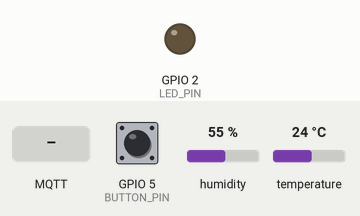
Simulated run of this program. Board: ESP32. Shown: output pins drawn as LEDs (lit = HIGH). The test bench sets the inputs (shaded band); at power-on: GPIO 5 (BUTTON_PIN) HIGH, humidity 55 %, temperature 24 °C. WiFi joins after 1.5 s; servers stay silent unless stated; no MQTT or app messages arrive unless stated; what the program prints to the serial monitor is not drawn.

Above: at 3.2 s.
3.3 s: MQTT message "ON" arrives on the first subscribed topic
At 4.7 s:
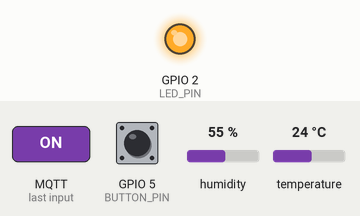
6.4 s: MQTT message "OFF" arrives on the first subscribed topic
At 7.1 s:
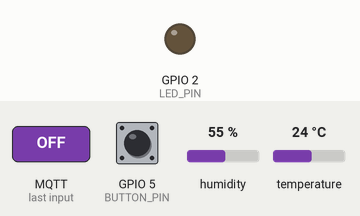
Timing chart, 0 to 9.4 s (numbered marks = the images above; inputs shaded):
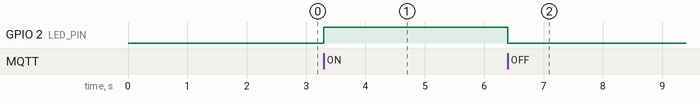

The program:

main.cpp
```cpp
#include <WiFi.h>
#include <PubSubClient.h>
#include <DHTesp.h>

// --- Configurações Wi-Fi ---
const char* ssid = "SSID";      // Substitua pelo SSID da sua rede Wi-Fi
const char* password = "WIFI_PASSWORD"; // Substitua pela senha da sua rede Wi-Fi

// --- Configurações MQTT ---
const char* mqtt_server = "BROCKER_MQTT"; // Substitua pelo endereço do broker MQTT
const char* device_id = "esp32_01";            // Identificador único do dispositivo
const char* topic_sensor = "boards/esp32_01/sensor";
const char* topic_button = "boards/esp32_01/button";
const char* topic_led = "boards/esp32_01/led";

// --- Configuração do DHT11 ---
#define DHTPIN 4         // Pino conectado ao DHT11
DHTesp dht;

// --- Configurações LED e Botão ---
#define LED_PIN 2        // Pino do LED (D2 no ESP32)
#define BUTTON_PIN 5     // Pino do botão
bool button_last_state = LOW;

// --- Instâncias ---
WiFiClient espClient;
PubSubClient client(espClient);

// --- Prototipação ---
void connectWiFi();
void connectMQTT();
void sendSensorData();
void sendButtonState();
void callback(char* topic, byte* message, unsigned int length);

// --- Funções ---
void connectWiFi() {
  Serial.print("Conectando ao Wi-Fi...");
  WiFi.begin(ssid, password);
  while (WiFi.status() != WL_CONNECTED) {
    delay(1000);
    Serial.print(".");
  }
  Serial.println("\nWi-Fi conectado.");
}

void connectMQTT() {
  while (!client.connected()) {
    Serial.print("Conectando ao broker MQTT...");
    if (client.connect(device_id)) {
      Serial.println("Conectado.");
      // Inscreve-se no tópico do LED
      client.subscribe(topic_led);
    } else {
      Serial.print("Falha, rc=");
      Serial.print(client.state());
      Serial.println(" Tentando novamente em 5 segundos...");
      delay(5000);
    }
  }
}

void sendSensorData() {
  static unsigned long last_time = 0;
  const unsigned long interval = 5000; // Envia dados a cada 5 segundos

  if (millis() - last_time > interval) {
    last_time = millis();

    // Lê temperatura e umidade do sensor
    TempAndHumidity data = dht.getTempAndHumidity();

    // Verifica se a leitura foi bem-sucedida
    if (dht.getStatus() != 0) {
      Serial.println("Erro ao ler o sensor DHT11: " + String(dht.getStatusString()));
      return;
    }

    float temperature = data.temperature;
    float humidity = data.humidity;

    // Exibe os dados no Monitor Serial
    Serial.print("Temperatura: ");
    Serial.print(temperature, 1);
    Serial.println(" °C");

    Serial.print("Umidade: ");
    Serial.print(humidity, 1);
    Serial.println(" %");

    // Constrói o payload JSON e publica no MQTT
    String payload = String("{\"temperature\":") + temperature + ",\"humidity\":" + humidity + "}";
    client.publish(topic_sensor, payload.c_str());
    Serial.println("Dados do sensor enviados: " + payload);
  }
}

void sendButtonState() {
  bool current_state = digitalRead(BUTTON_PIN) == LOW; // Botão pressionado é LOW
  if (current_state != button_last_state) {
    button_last_state = current_state;

    // Constrói e envia o estado do botão
    String payload = String("{\"buttonState\":") + (current_state ? "true" : "false") + "}";
    client.publish(topic_button, payload.c_str());
    Serial.println("Estado do botão enviado: " + payload);
  }
}

void callback(char* topic, byte* message, unsigned int length) {
  String msg = "";
  for (int i = 0; i < length; i++) {
    msg += (char)message[i];
  }
  Serial.println("Mensagem recebida no tópico " + String(topic) + ": " + msg);

  // Verifica se é o tópico do LED
  if (String(topic) == topic_led) {
    if (msg == "ON") {
      digitalWrite(LED_PIN, HIGH);
      Serial.println("LED ligado.");
    } else if (msg == "OFF") {
      digitalWrite(LED_PIN, LOW);
      Serial.println("LED desligado.");
    }
  }
}

void setup() {
  Serial.begin(115200);

  // Inicializa o sensor DHT11
  Serial.println("Inicializando o sensor DHT11...");
  dht.setup(DHTPIN, DHTesp::DHT11);

  // Inicializa LED e botão
  pinMode(LED_PIN, OUTPUT);
  pinMode(BUTTON_PIN, INPUT_PULLUP);

  // Conecta ao Wi-Fi e configura MQTT
  connectWiFi();
  client.setServer(mqtt_server, 1883);
  client.setCallback(callback);
}

void loop() {
  // Reconecta ao MQTT, se necessário
  if (!client.connected()) {
    connectMQTT();
  }
  client.loop();

  // Enviar dados do sensor periodicamente
  sendSensorData();

  // Verificar e enviar estado do botão
  sendButtonState();
}
```

Measured:
- after the input at 3.3 s, GPIO 2 (LED_PIN): LOW → HIGH at once
- after the input at 6.4 s, GPIO 2 (LED_PIN): HIGH → LOW at once
